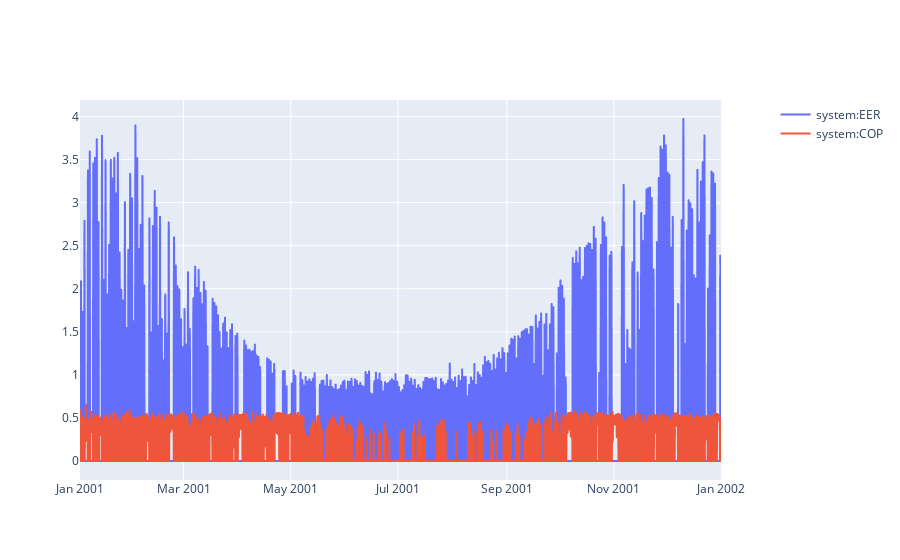

The notebook cell this image was saved under:
### Code cell
variables = [pro.component("system").variable("EER"),
             pro.component("system").variable("COP")] 
sim.plot(pro.dates(),variables)

### Figure 1 — Plotly figure (JSON) as saved in the notebook; plotly's stock layout.template omitted (floating-point values rounded to 4 significant figures; data arrays with more than 128 entries replaced by an {"elided": "..."} marker saying what was removed)
{"data": [{"hovertemplate": "date=%{x}<br>system:EER=%{y}<extra></extra>", "legendgroup": "", "line": {"dash": "solid"}, "marker": {"symbol": "circle"}, "mode": "lines", "name": "system:EER", "showlegend": true, "type": "scattergl", "x": {"elided": "8760 str values"}, "xaxis": "x", "y": {"elided": "8760 float values"}, "yaxis": "y"}, {"hovertemplate": "date=%{x}<br>system:COP=%{y}<extra></extra>", "legendgroup": "", "line": {"dash": "solid"}, "marker": {"symbol": "circle"}, "mode": "lines", "name": "system:COP", "showlegend": true, "type": "scattergl", "x": {"elided": "8760 str values"}, "xaxis": "x", "y": {"elided": "8760 float values"}, "yaxis": "y"}], "layout": {"xaxis": {"anchor": "y", "domain": [0, 0.94]}, "yaxis": {"anchor": "x", "domain": [0, 1]}, "yaxis2": {"anchor": "x", "overlaying": "y", "side": "right"}}}
